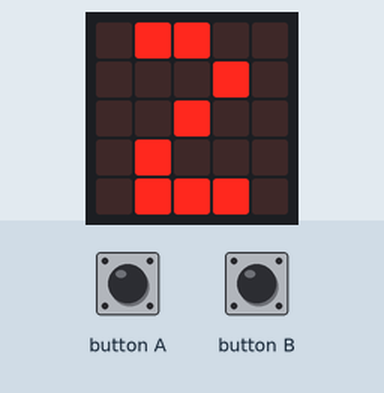
Bench run of a program on a simulated BBC micro:bit (MakeCode). On the bench: the board's 5×5 LED display. The inputs (shaded band) are chosen by the test bench. Random numbers come from a fixed seed; the run ends where the board's game-over animation would start. At 10.3 s the program stops and its outputs stay as they are.

Above: at 0.7 s.
At 3.3 s:
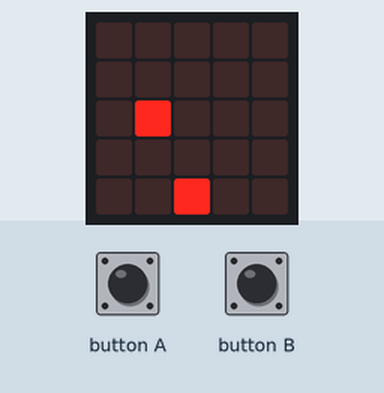
3.4 s: button B pressed for 0.15 s
At 3.76 s:
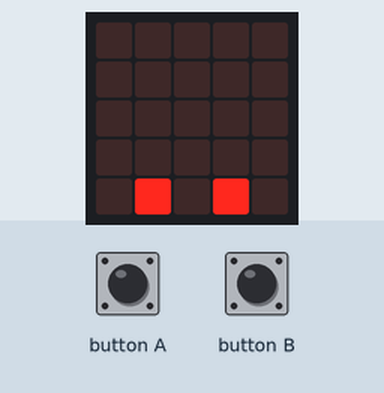
4.1 s: button A pressed for 0.15 s
At 11.3 s:
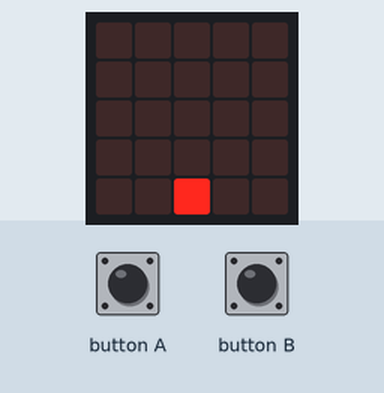
Timing chart, 0 to 11.8 s (numbered marks = the images above; inputs shaded):
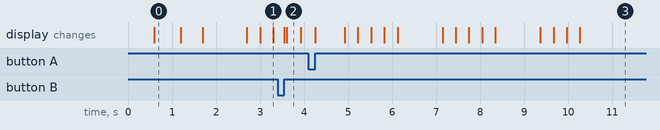

The program:

stonefalling.py
```python
def on_button_pressed_a():
    hero.change(LedSpriteProperty.X, -1)
input.on_button_pressed(Button.A, on_button_pressed_a)


def on_button_pressed_b():
    hero.change(LedSpriteProperty.X, 1)
input.on_button_pressed(Button.B, on_button_pressed_b)

rock: game.LedSprite = None
position = 0
hero: game.LedSprite = None
basic.show_leds("""
    . # # # .
        . . . # .
        . # # # .
        . . . # .
        . # # # .
""")
basic.pause(200)
basic.show_leds("""
    . # # . .
        . . . # .
        . . # . .
        . # . . .
        . # # # .
""")
basic.pause(200)
basic.show_leds("""
    . . # . .
        . # # . .
        . . # . .
        . . # . .
        . # # # .
""")
basic.pause(100)
basic.clear_screen()
hero = game.create_sprite(2, 4)

def on_forever():
    global position, rock
    position = randint(0, 4)

    basic.pause(1000)
    rock = game.create_sprite(position, 0)
    for index2 in range(4):
        rock.change(LedSpriteProperty.Y, 1)
        basic.pause(300)

    if rock.is_touching_edge():
        rock.delete()

basic.forever(on_forever)

def on_forever2():
    if rock:
        if rock.is_touching(hero):
            game.game_over()
basic.forever(on_forever2)
```

Measured:
- what the display in image 0 shows lasts 0.6 s, from 0.6 s to 1.2 s
